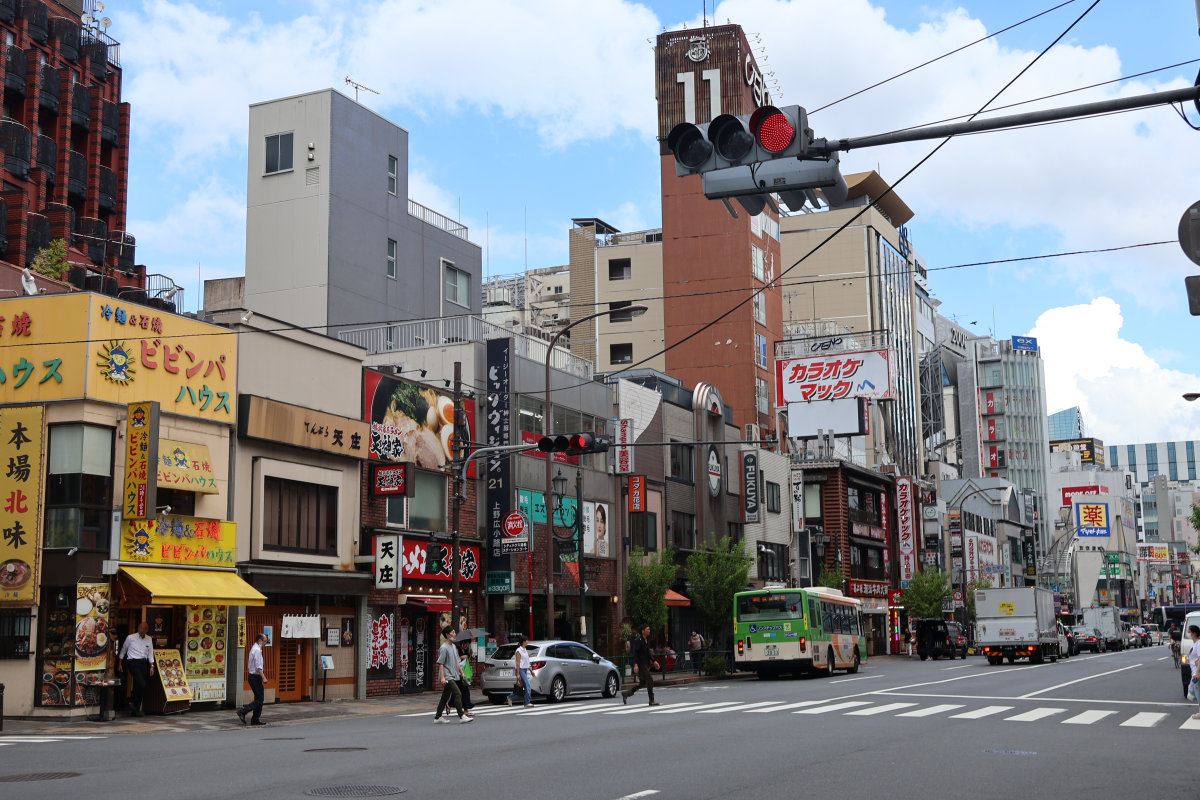
#> input picture labs and exercises/w11/tokyo.jpg, 2400 x 1600 px (shown at 1/2 size)
$ jupyter execute 'Digital Image Processing in Python - Lecture Practical.ipynb'
#> lines starting #> are read from the running program, lines starting #| are printed output that depends on the picture
# Loading and Analysing Image Data with *skimage*

Use this notebook to work along with the examples in the lecture notes

### Task 1

Create a numpy array of 100x100 dimensions, with a random `int` value between 0 and 255 in each position.

Using the `skimage.io` module, call the `io.imshow` function passing your numpy array and see the resulting image.

### Task 2

Using the same code from task 1, add a third dimension to your numpy array with length 3.
Display the resulting image with `io.imshow` function

### Task 3

Run the code below and add the missing artist name (*Sarah Aggad*) in the image metadata. You can download the image [here](https://drive.google.com/file/d/1XziZ-05mm4eFk17k2U6ELX-oIBob4v1v/view).
The tag `id` for artist name is 315 (you can also check the full list [here](https://exiv2.org/tags.html). You should set that before printing all the other metadata information.

[cell 1]
import numpy as np
import skimage.io as io

# Open the image
image = io.imread('tokyo.jpg')
#> image is the input picture: shape (1600, 2400, 3); mean R, G, B 131, 131.4, 134.2
image.shape
#> Out = (1600, 2400, 3)

### Task 4

Resize the tokyo image to 343 pixels width while preserving the its aspect ratio.

### Task 5

a) Change the scale option below to 1/6.

b) Change the *anti-aliasing* option to *true*.

c) Compare the difference between results for the two parameters.

[cell 2]
from skimage import io, transform

# Load an image
image = io.imread('tokyo.jpg')

# Rescale without anti aliasing
rescaled_with_add = transform.rescale(image, 1/4, channel_axis=2, anti_aliasing=False)
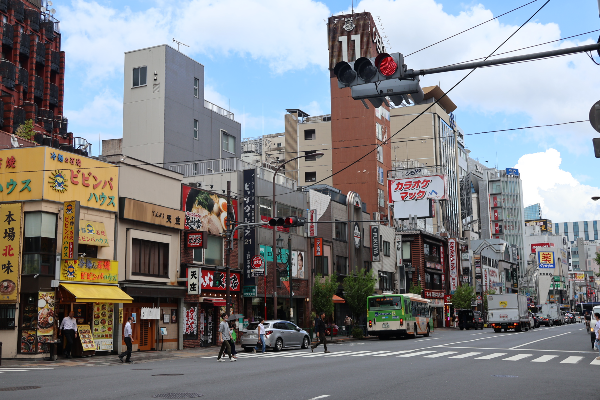
#> rescaled_with_add: shape (400, 600, 3) float64; mean R, G, B 0.514, 0.516, 0.526

# Show image
io.imshow(rescaled_with_add)

### Task 6

Using the red cat image (https://i.ibb.co/h041g0p/Red-Cat-8727.jpg) try to define a threshold value and highlight its background.

Hint: change the image to grayscale and plot its histogram using the following functions:

```python
image_gray = rgb2gray(image)
plt.hist(image_gray.ravel(), bins=256)
```

### Task 7

Modify the code belo and observe the results for different numbers of segments.

Remove the `kind` parameter from `label2rgb`. What happens to the output image?

[cell 3]
from skimage.segmentation import slic
from skimage.color import label2rgb
from skimage import io
import numpy as np
import matplotlib.pyplot as plt

# Load a color image
image = io.imread('tokyo.jpg')

# Obtain the segmentation with 1600 regions
segments = slic(image, n_segments=100)
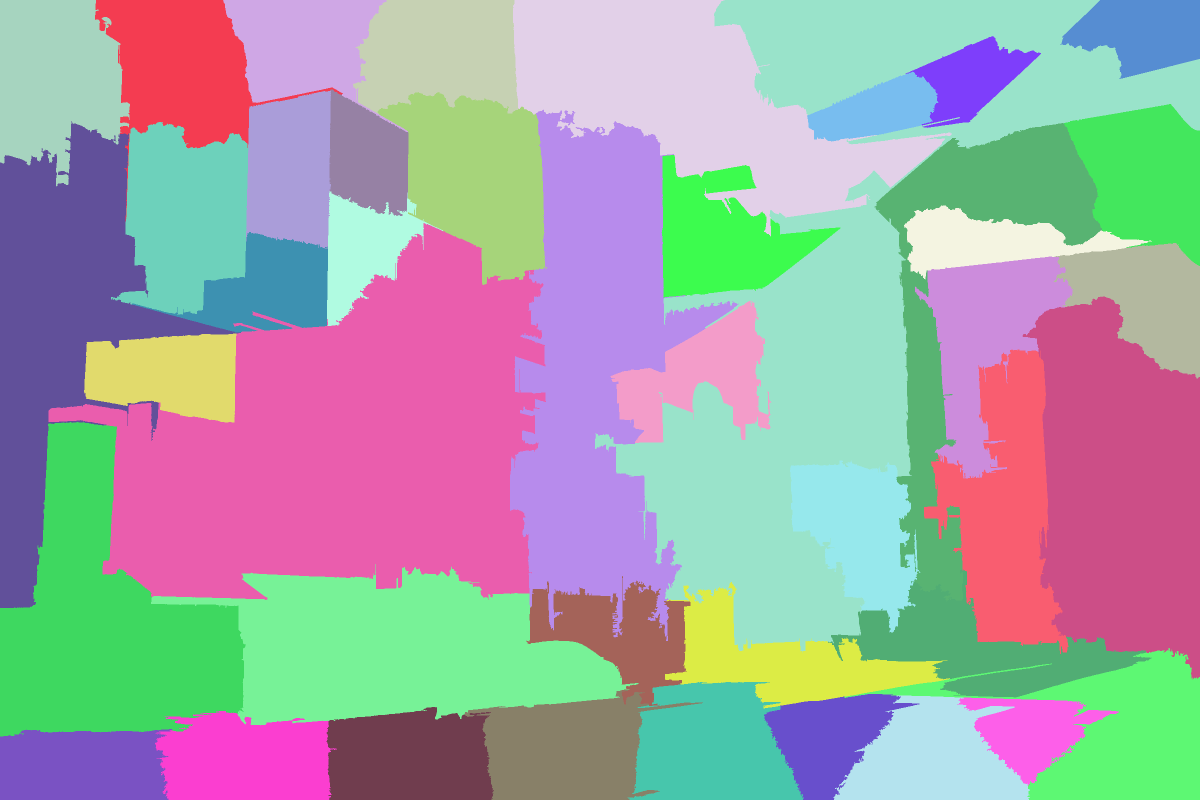
#> segments: shape (1600, 2400) int64 (shown at 1/2 size); 43 distinct labels, from 1 to 43; one colour per label, 0 black

# Put segments on top of original image to compare.
# The color of each segment is the average color of pixels in that segment
segmented_image = label2rgb(segments, image, kind="avg")
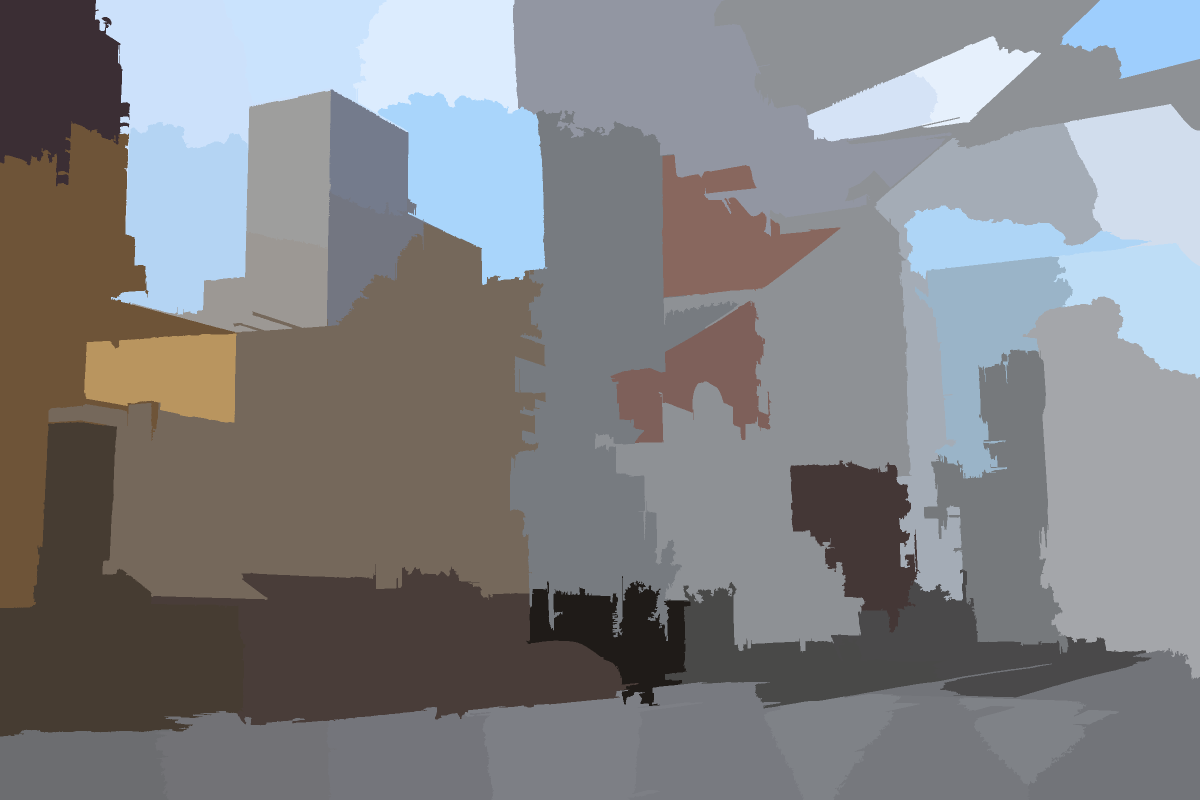
#> segmented_image: shape (1600, 2400, 3) (shown at 1/2 size); mean R, G, B 130.4, 130.9, 133.7

plt.imshow(segmented_image)

$ run again, with labs and exercises/w11/Red-Cat-8727.jpg copied over labs and exercises/w11/tokyo.jpg
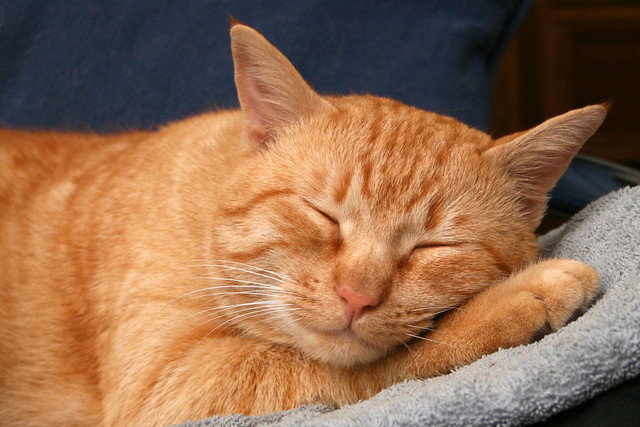
#> input picture labs and exercises/w11/Red-Cat-8727.jpg, 640 x 427 px
#> image is the input picture: shape (427, 640, 3); mean R, G, B 145.8, 107.4, 79.4
#> `segments = slic(image, n_segments=100)`:
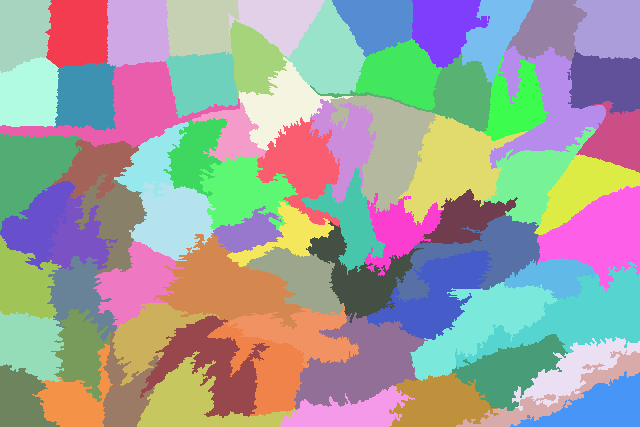
#> segments: shape (427, 640) int64; 73 distinct labels, from 1 to 73; one colour per label, 0 black
#> `segmented_image = label2rgb(segments, image, kind="avg")`:
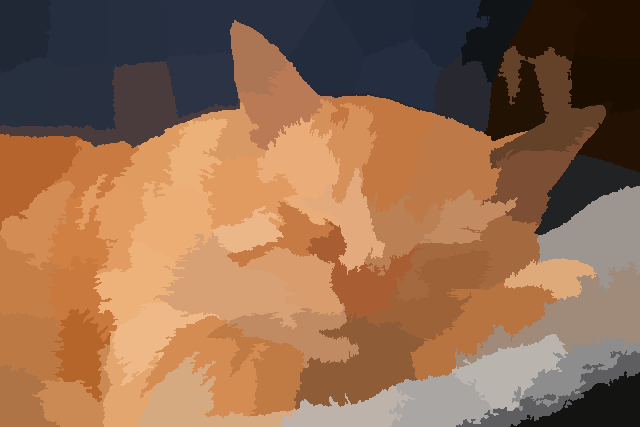
#> segmented_image: shape (427, 640, 3); mean R, G, B 145.3, 106.8, 78.9
